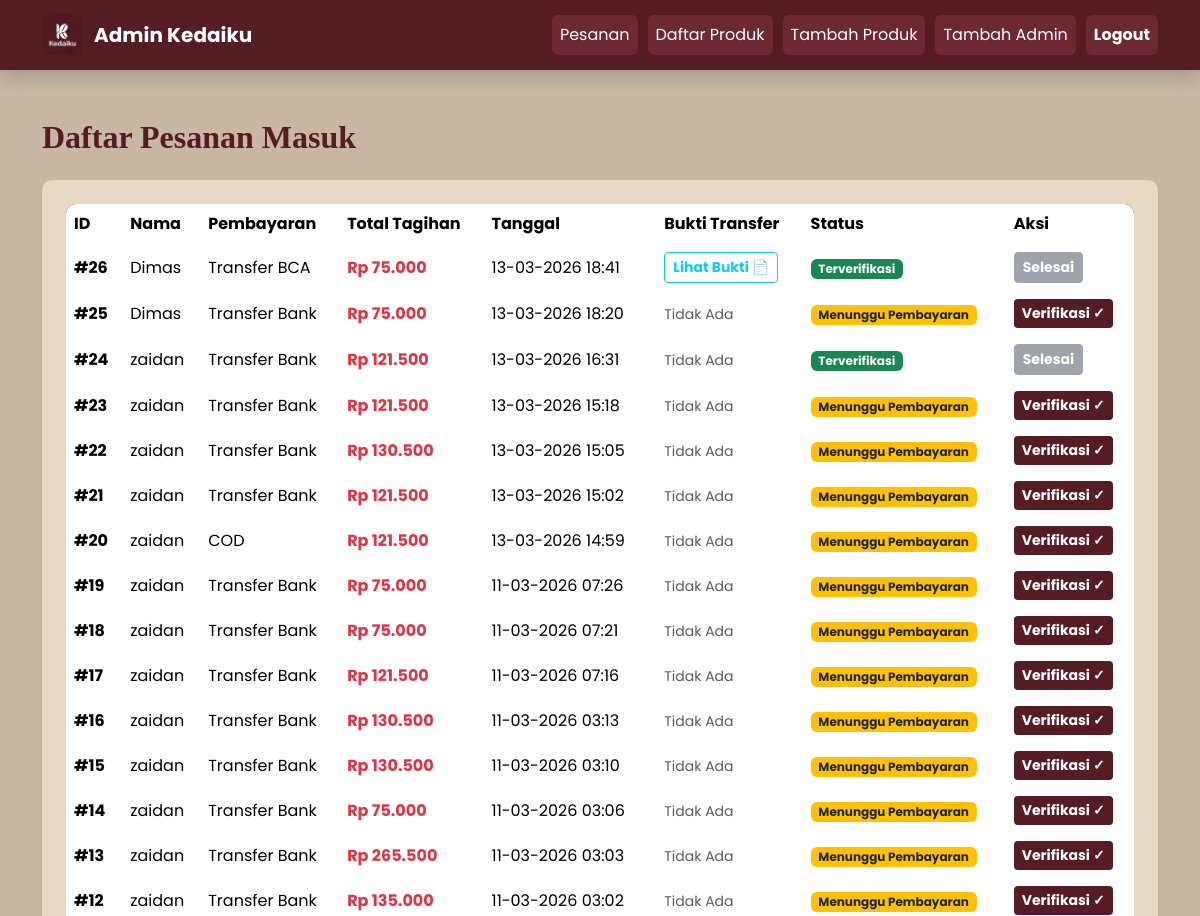
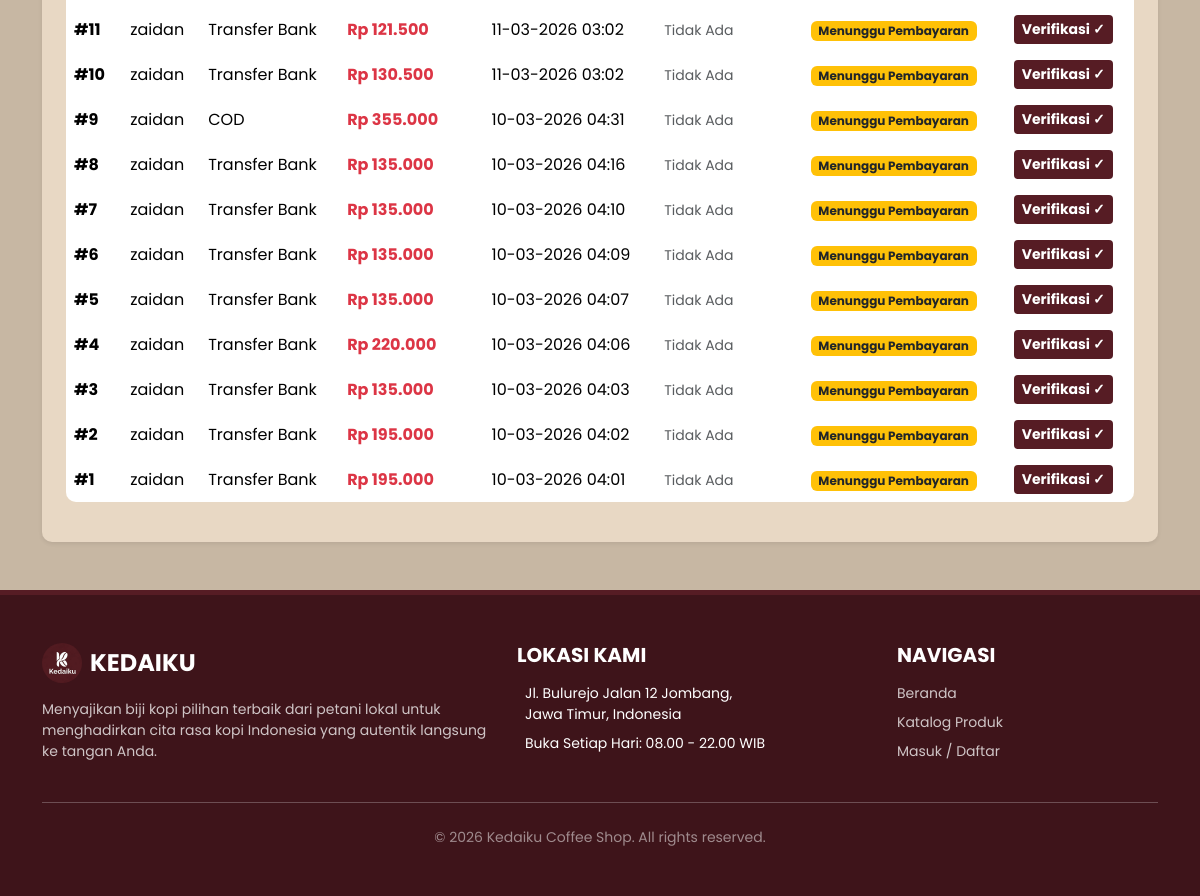
The page /admin.php (signed in) on the database as committed earlier (2 pictures, top to bottom).
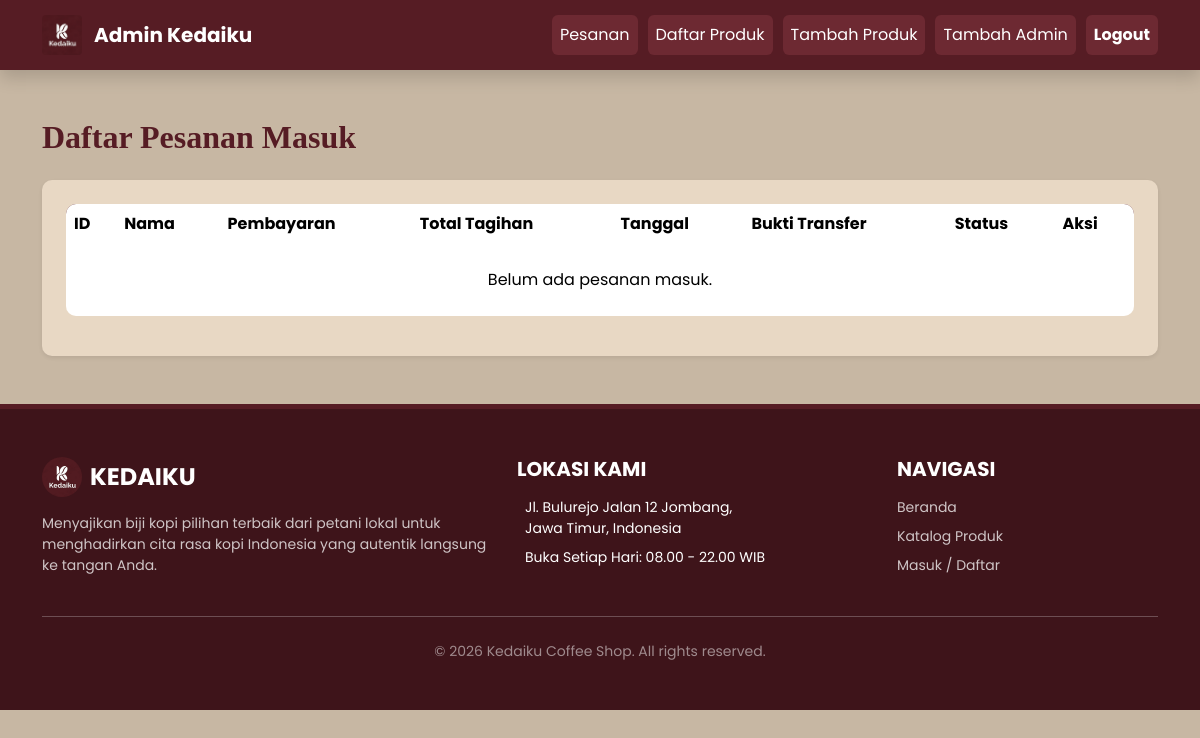
The same page on the database as committed later.
### tables this page shows
CREATE TABLE IF NOT EXISTS `pesanan_header` (
  `id` int NOT NULL AUTO_INCREMENT,
  `nama` varchar(100) NOT NULL,
  `email` varchar(100) NOT NULL,
  `pembayaran` varchar(50) NOT NULL,
  `tanggal` timestamp NULL DEFAULT CURRENT_TIMESTAMP,
  `total` int NOT NULL,
  `status` varchar(50) DEFAULT 'Menunggu Pembayaran',
  `bukti` varchar(255) DEFAULT NULL,
  PRIMARY KEY (`id`)
);

### admin.php (the view, shortened to what the changed rows need)
<?php
include 'koneksi.php';
?>
<!DOCTYPE html>
<html lang="id">
<head>
    <link rel="stylesheet" href="assets/css/style.css">
    <link rel="stylesheet" href="https://cdn.jsdelivr.net/npm/bootstrap@5.3.2/dist/css/bootstrap.min.css">
</head>
<body>
    <div class="container my-5">
        <h2 class="mb-4 admin-title">Daftar Pesanan Masuk</h2>
        <div class="card card-admin p-4 shadow-sm">
            <div class="table-responsive">
                <table class="table table-hover align-middle">
                    <thead>
                        <tr>
                            <th>ID</th>
                            <th>Nama</th>
                            <th>Pembayaran</th>
                            <th>Total Tagihan</th>
                            <th>Tanggal</th>
                            <th>Bukti Transfer</th>
                            <th>Status</th>
                            <th>Aksi</th>
                        </tr>
                    </thead>
                    <tbody>
                        <?php
                        $query = $koneksi->query("SELECT * FROM pesanan_header ORDER BY id DESC");
                        if ($query->num_rows > 0) {
                            while ($row = $query->fetch_assoc()) {
                                $status = $row['status'] ?? 'Menunggu Pembayaran';
                                $badgeColor = ($status == 'Terverifikasi') ? 'bg-success' : 'bg-warning text-dark';
                        ?>
                                <tr>
                                    <td class="fw-bold">#<?php echo $row['id']; ?></td>
                                    <td><?php echo htmlspecialchars($row['nama']); ?></td>
                                    <td><?php echo htmlspecialchars($row['pembayaran']); ?></td>
                                    <td class="fw-bold text-danger">
                                        Rp <?php echo number_format($row['total'], 0, ',', '.'); ?>
                                    </td>
                                    <td>
                                        <?php echo date('d-m-Y H:i', strtotime($row['tanggal'])); ?>
                                    </td>
                                    <td>
                                        <?php if (!empty($row['bukti'])) { ?>
                                            <a href="assets/gambar/<?php echo $row['bukti']; ?>"
                                                target="_blank"
                                                class="btn btn-outline-info btn-sm fw-bold">
                                                Lihat Bukti 📄
                                            </a>
                                        <?php } else { ?>
                                            <span class="text-muted small">Tidak Ada</span>
                                        <?php } ?>
                                    </td>
                                    <td>
                                        <span class="badge <?php echo $badgeColor; ?>">
                                            <?php echo $status; ?>
                                        </span>
                                    </td>
                                    <td>
                                        <?php if ($status != 'Terverifikasi') { ?>
                                            <a href="verifikasi_pesanan.php?id=<?php echo $row['id']; ?>"
                                                class="btn btn-success btn-sm fw-bold"
                                                onclick="return confirm('Verifikasi pembayaran pesanan #<?php echo $row['id']; ?>?');">
                                                Verifikasi ✓
                                            </a>
                                        <?php } else { ?>
                                            <button class="btn btn-secondary btn-sm fw-bold" disabled>
                                                Selesai
                                            </button>
                                        <?php } ?>
                                    </td>
                                </tr>
                        <?php
                            }
                        } else {
                            echo "<tr><td colspan='8' class='text-center py-4'>Belum ada pesanan masuk.</td></tr>";
                        }
                        ?>
                    </tbody>
                </table>
            </div>
        </div>
    </div>
</body>
</html>

Rows that differ between the two databases and show on the page:
removed pesanan_header: id "26", nama "Dimas", pembayaran "Transfer BCA", total "75.000", tanggal "13-03-2026 18:41", status "Terverifikasi", shows "Selesai"
removed pesanan_header: id "25", nama "Dimas", pembayaran "Transfer Bank", total "75.000", tanggal "13-03-2026 18:20", shows "Tidak Ada", status "Menunggu Pembayaran"
removed pesanan_header: id "24", nama "zaidan", pembayaran "Transfer Bank", total "121.500", tanggal "13-03-2026 16:31", shows "Tidak Ada", status "Terverifikasi", shows "Selesai"
removed pesanan_header: id "23", nama "zaidan", pembayaran "Transfer Bank", total "121.500", tanggal "13-03-2026 15:18", shows "Tidak Ada", status "Menunggu Pembayaran"
removed pesanan_header: id "22", nama "zaidan", pembayaran "Transfer Bank", total "130.500", tanggal "13-03-2026 15:05", shows "Tidak Ada", status "Menunggu Pembayaran"
removed pesanan_header: id "21", nama "zaidan", pembayaran "Transfer Bank", total "121.500", tanggal "13-03-2026 15:02", shows "Tidak Ada", status "Menunggu Pembayaran"
removed pesanan_header: id "20", nama "zaidan", pembayaran "COD", total "121.500", tanggal "13-03-2026 14:59", shows "Tidak Ada", status "Menunggu Pembayaran"
removed pesanan_header: id "19", nama "zaidan", pembayaran "Transfer Bank", total "75.000", tanggal "11-03-2026 07:26", shows "Tidak Ada", status "Menunggu Pembayaran"
removed pesanan_header: id "18", nama "zaidan", pembayaran "Transfer Bank", total "75.000", tanggal "11-03-2026 07:21", shows "Tidak Ada", status "Menunggu Pembayaran"
removed pesanan_header: id "17", nama "zaidan", pembayaran "Transfer Bank", total "121.500", tanggal "11-03-2026 07:16", shows "Tidak Ada", status "Menunggu Pembayaran"
removed pesanan_header: id "16", nama "zaidan", pembayaran "Transfer Bank", total "130.500", tanggal "11-03-2026 03:13", shows "Tidak Ada", status "Menunggu Pembayaran"
removed pesanan_header: id "15", nama "zaidan", pembayaran "Transfer Bank", total "130.500", tanggal "11-03-2026 03:10", shows "Tidak Ada", status "Menunggu Pembayaran"
removed pesanan_header: id "14", nama "zaidan", pembayaran "Transfer Bank", total "75.000", tanggal "11-03-2026 03:06", shows "Tidak Ada", status "Menunggu Pembayaran"
removed pesanan_header: id "13", nama "zaidan", pembayaran "Transfer Bank", total "265.500", tanggal "11-03-2026 03:03", shows "Tidak Ada", status "Menunggu Pembayaran"
removed pesanan_header: id "12", nama "zaidan", pembayaran "Transfer Bank", total "135.000", tanggal "11-03-2026 03:02", shows "Tidak Ada", status "Menunggu Pembayaran"
removed pesanan_header: id "11", nama "zaidan", pembayaran "Transfer Bank", total "121.500", tanggal "11-03-2026 03:02", shows "Tidak Ada", status "Menunggu Pembayaran"
removed pesanan_header: id "10", nama "zaidan", pembayaran "Transfer Bank", total "130.500", tanggal "11-03-2026 03:02", shows "Tidak Ada", status "Menunggu Pembayaran"
removed pesanan_header: id "9", nama "zaidan", pembayaran "COD", total "355.000", tanggal "10-03-2026 04:31", shows "Tidak Ada", status "Menunggu Pembayaran"
removed pesanan_header: id "8", nama "zaidan", pembayaran "Transfer Bank", total "135.000", tanggal "10-03-2026 04:16", shows "Tidak Ada", status "Menunggu Pembayaran"
removed pesanan_header: id "7", nama "zaidan", pembayaran "Transfer Bank", total "135.000", tanggal "10-03-2026 04:10", shows "Tidak Ada", status "Menunggu Pembayaran"
removed pesanan_header: id "6", nama "zaidan", pembayaran "Transfer Bank", total "135.000", tanggal "10-03-2026 04:09", shows "Tidak Ada", status "Menunggu Pembayaran"
removed pesanan_header: id "5", nama "zaidan", pembayaran "Transfer Bank", total "135.000", tanggal "10-03-2026 04:07", shows "Tidak Ada", status "Menunggu Pembayaran"
removed pesanan_header: id "4", nama "zaidan", pembayaran "Transfer Bank", total "220.000", tanggal "10-03-2026 04:06", shows "Tidak Ada", status "Menunggu Pembayaran"
removed pesanan_header: id "3", nama "zaidan", pembayaran "Transfer Bank", total "135.000", tanggal "10-03-2026 04:03", shows "Tidak Ada", status "Menunggu Pembayaran"
removed pesanan_header: id "2", nama "zaidan", pembayaran "Transfer Bank", total "195.000", tanggal "10-03-2026 04:02", shows "Tidak Ada", status "Menunggu Pembayaran"
removed pesanan_header: id "1", nama "zaidan", pembayaran "Transfer Bank", total "195.000", tanggal "10-03-2026 04:01", shows "Tidak Ada", status "Menunggu Pembayaran"
Other text that changed with them:
text now shown: "Belum ada pesanan masuk."
